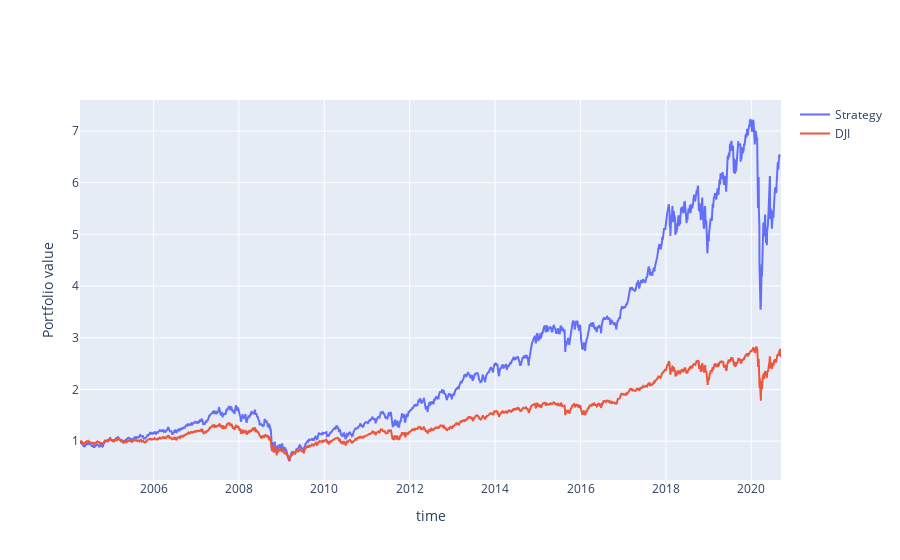

The cell this chart's notebook holds for it:
### Markdown cell above
Plotting the portfolio values for an initial investment of 1.

### Code cell
fig = make_subplots(shared_xaxes=True)
fig.add_trace(go.Line(x=strat_real_returns.index, y=strat_real_returns, name='Strategy'))
fig.add_trace(go.Line(x=dji_real_returns.index, y=dji_real_returns, name='DJI'))
fig.update_xaxes(title_text="time")
fig.update_yaxes(title_text="Portfolio value")
fig.show()

### Figure 1 — Plotly figure (JSON) as saved in the notebook; plotly's stock layout.template omitted (floating-point values rounded to 4 significant figures; data arrays with more than 128 entries replaced by an {"elided": "..."} marker saying what was removed)
{"data": [{"name": "Strategy", "type": "scatter", "x": {"elided": "4127 str values"}, "y": {"elided": "4127 float values"}}, {"name": "DJI", "type": "scatter", "x": {"elided": "4135 str values"}, "y": {"elided": "4135 float values"}}], "layout": {"xaxis": {"anchor": "y", "domain": [0, 1], "title": {"text": "time"}}, "yaxis": {"anchor": "x", "domain": [0, 1], "title": {"text": "Portfolio value"}}}}
